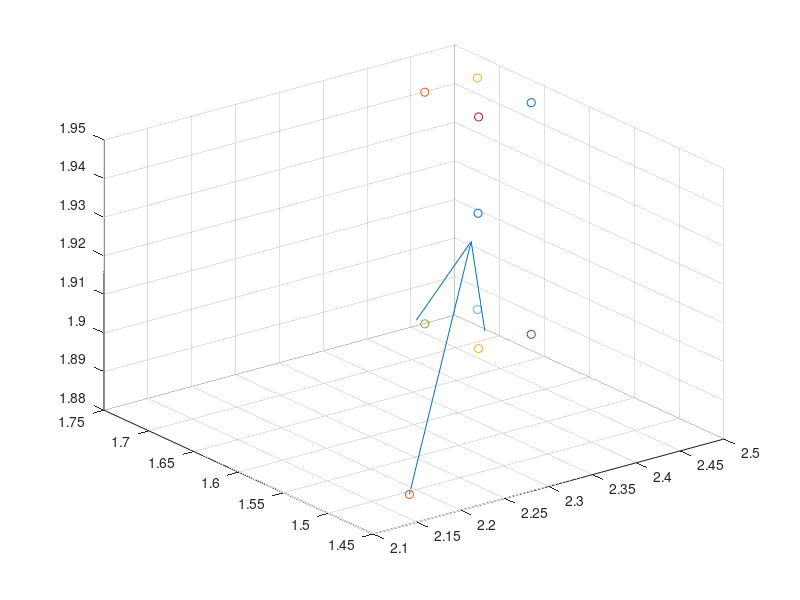

Source code (MATLAB): (Note: this script raises an error after producing the figure.)
pos_sommets = {               [2.420493848586234   1.645740772879349   1.887395544720564],                [2.480493848586233   1.645740772879349   1.887395544720564],               [2.420493848586234   1.705740772879348   1.887395544720564],               [2.480493848586233   1.705740772879348   1.887395544720564],               [2.420493848586234   1.645740772879349   1.947395544720564],               [2.480493848586233   1.645740772879349   1.947395544720564],               [2.420493848586234   1.705740772879348   1.947395544720564],               [2.480493848586233   1.705740772879348   1.947395544720564]               };                          pos_bloc = [2.450494 ,1.675741, 1.917396];pos_balle = [2.152598 ,1.461039, 1.885854];Theta = [0,0,0];v = [0,0,15];bloc_faces = {[1,2,3], [1,3,5], [2,4,6], [5,6,7], [1,2,5],[3,4,7]};scatter3(pos_bloc(1),pos_bloc(2),pos_bloc(3));hold on;scatter3(pos_balle(1),pos_balle(2),pos_balle(3));hold on;scatter3 (pos_sommets{1}(1), pos_sommets{1}(2), pos_sommets{1}(3));hold on;scatter3 (pos_sommets{2}(1), pos_sommets{2}(2), pos_sommets{2}(3));hold on;scatter3 (pos_sommets{3}(1), pos_sommets{3}(2), pos_sommets{3}(3));hold on;scatter3 (pos_sommets{4}(1), pos_sommets{4}(2), pos_sommets{4}(3));hold on;scatter3 (pos_sommets{5}(1), pos_sommets{5}(2), pos_sommets{5}(3));hold on;scatter3 (pos_sommets{6}(1), pos_sommets{6}(2), pos_sommets{6}(3));hold on;scatter3 (pos_sommets{7}(1), pos_sommets{7}(2), pos_sommets{7}(3));hold on;scatter3 (pos_sommets{8}(1), pos_sommets{8}(2), pos_sommets{8}(3));hold on;##vec = pos_sommets{2} - pos_sommets{1};##quiver3 (pos_sommets{1}(1), pos_sommets{1}(2), pos_sommets{1}(3), vec(1), vec(2), vec(3));##hold on;##vec2 = pos_sommets{3} - pos_sommets{1};##quiver3 (pos_sommets{1}(1), pos_sommets{1}(2), pos_sommets{1}(3), vec2(1), vec2(2), vec2(3));##hold on;##vec = pos_sommets{4} - pos_sommets{2};##quiver3 (pos_sommets{2}(1), pos_sommets{2}(2), pos_sommets{2}(3), vec(1), vec(2), vec(3));##hold on;##vec2 = pos_sommets{6} - pos_sommets{2};##quiver3 (pos_sommets{2}(1), pos_sommets{2}(2), pos_sommets{2}(3), vec2(1), vec2(2), vec2(3));##hold on;line_vector =  pos_bloc - pos_balle;quiver3 (pos_balle(1), pos_balle(2), pos_balle(3), line_vector(1), line_vector(2), line_vector(3));hold on;plane_vectors = [pos_sommets{1};pos_sommets{2};pos_sommets{3}];plane = createPlane(plane_vectors);drawPlane3d(plane);hold on;line = [pos_balle(1) pos_balle(2) pos_balle(3)  line_vector(1) line_vector(2) line_vector(3)];intersection_point = intersectLinePlane(line, plane);scatter3 (intersection_point(1), intersection_point(2), intersection_point(3));hold on;if  x_condition && y_condition && z_condition  d = distancePoints(pos_balle, intersection_point);  disp(d);end##p0Gauche = pos_sommets{bloc_faces{2}(1)};##v1Gauche= pos_sommets{bloc_faces{2}(2)} - pos_sommets{bloc_faces{2}(1)}; ##v2Gauche = pos_sommets{bloc_faces{2}(3)} - pos_sommets{bloc_faces{2}(1)};####p0Droite = pos_sommets{bloc_faces{3}(1)};##v1Droite= pos_sommets{bloc_faces{3}(2)} - pos_sommets{bloc_faces{3}(1)}; ##v2Droite = pos_sommets{bloc_faces{3}(3)} - pos_sommets{bloc_faces{3}(1)};##plane_vectors = [pos_sommets{2};pos_sommets{6};pos_sommets{4}];##plane = createPlane(plane_vectors);##drawPlane3d(plane);##hold on;#for j=1:6##    p0Bas = pos_sommets{bloc_faces{1}(1)};##    v1Bas= pos_sommets{bloc_faces{1}(2)} - pos_sommets{bloc_faces{1}(1)}; ##    v2Bas = pos_sommets{bloc_faces{1}(3)} - pos_sommets{bloc_faces{1}(1)};####    ##    p0Gauche = pos_sommets{bloc_faces{2}(1)};##    v1Gauche= pos_sommets{bloc_faces{2}(2)} - pos_sommets{bloc_faces{2}(1)}; ##    v2Gauche = pos_sommets{bloc_faces{2}(3)} - pos_sommets{bloc_faces{2}(1)};##    ##    p0Haut = pos_sommets{bloc_faces{4}(1)};##    v1haut = pos_sommets{bloc_faces{4}(2)} - pos_sommets{bloc_faces{4}(1)}; ##    v2haut = pos_sommets{bloc_faces{4}(3)} - pos_sommets{bloc_faces{4}(1)};##    ##    ##    p0 = pos_sommets{bloc_faces{3}(1)};##    v1 = pos_sommets{bloc_faces{3}(2)} - pos_sommets{bloc_faces{3}(1)}; ##    v2 = pos_sommets{bloc_faces{3}(3)} - pos_sommets{bloc_faces{3}(1)};####    plane_vectors = [p0;v1;v2];##    p00_vectors = [p0Bas;v1Bas;v2Bas];##    pgauche_vectors = [p0Gauche;v1Gauche;v2Gauche];##    phaut_vectors = [p0Haut;v1haut;v2haut];##    ##    ##    plane = createPlane(plane_vectors);##    drawPlane3d(plane);##    hold on;##    ##    planeHaut = createPlane(phaut_vectors);##    drawPlane3d(planeHaut);##    hold on;##    ##    planeGauche = createPlane(pgauche_vectors);##    drawPlane3d(planeGauche);##    hold on;##    ##    plane2 = createPlane(p00_vectors);##    drawPlane3d(plane2);##    hold on;##       #drawSphere([pos_balle(1) pos_balle(2) pos_balle(3) 0.2]);    #hold on;##    ylim([-5 5]);##    xlim([-5 5]);##    line_vector =  posBloc - posBalle;##    ##    line = [posBalle(1) posBalle(2) posBalle(3)  line_vector(1) line_vector(2) line_vector(3)];##    intersection_point = intersectLinePlane(line, plane);##    ##    d = distancePoints(posBalle, intersection_point);##    ##    #fprintf('distanced :  %8.6f \n',d);##    ##    if d <= rBalle##      Touche = 0;##      return;##    end   #end##if norm(v) != 0## ##  u = v/norm(v);##  theta = norm(v) * 0.001;##  posBloc = [4,4,1];##  theta = pi/2;##  disp(theta);  ##  ##  for i=1:8##    pos_sommets{i} = pos_sommets{i} - posBloc;##    pos_sommets{i} = QARotation(pos_sommets{i},theta,u);##    pos_sommets{i} = pos_sommets{i} + posBloc;##  end##  ##end##p0 = pos_sommets{bloc_faces{1}(1)};####v1 = pos_sommets{bloc_faces{1}(2)} - pos_sommets{bloc_faces{1}(1)};##v2 = pos_sommets{bloc_faces{1}(3)} - pos_sommets{bloc_faces{1}(1)};####plane = [p0 v1 v2];###drawCube([0 0 0  0.06  0 0 0], 'FaceColor', 'b');#drawCube([0 0 0  0.06  0 15 0], 'FaceColor', 'g');##drawPlane3d(plane);##  for i=1:6##  ##    p0 = pos_sommets{bloc_faces{i}(1)};####    v1 = pos_sommets{bloc_faces{i}(2)} - pos_sommets{bloc_faces{i}(1)};##    v2 = pos_sommets{bloc_faces{i}(3)} - pos_sommets{bloc_faces{i}(1)};##    ##    plane = [p0 v1 v2];##    drawCube([4 4 1  0.06  0 0 0], 'FaceColor', 'g');##    drawPlane3d(plane);